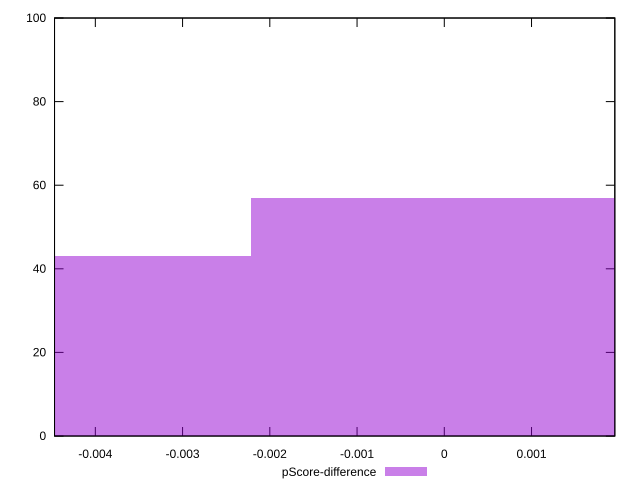

Recreate this plot in gnuplot.
reset

$pScoreDifference <<EOF
0 57
-0.004431043445769642 43
EOF

set key outside below
set boxwidth 0.004431043445769642
set xrange [-0.004467709144753584:0.001954778375002797]
set yrange [0:100]
set trange [0:100]
set style fill transparent solid 0.5 noborder
set terminal svg size 640, 490 enhanced background rgb 'white'
set output "reports/report_00033_2021-03-01T14-23-16.841Z/first-contentful-paint/samples/astro/pScore-difference/histogram.svg"

plot $pScoreDifference title "pScore-difference" with boxes

reset
